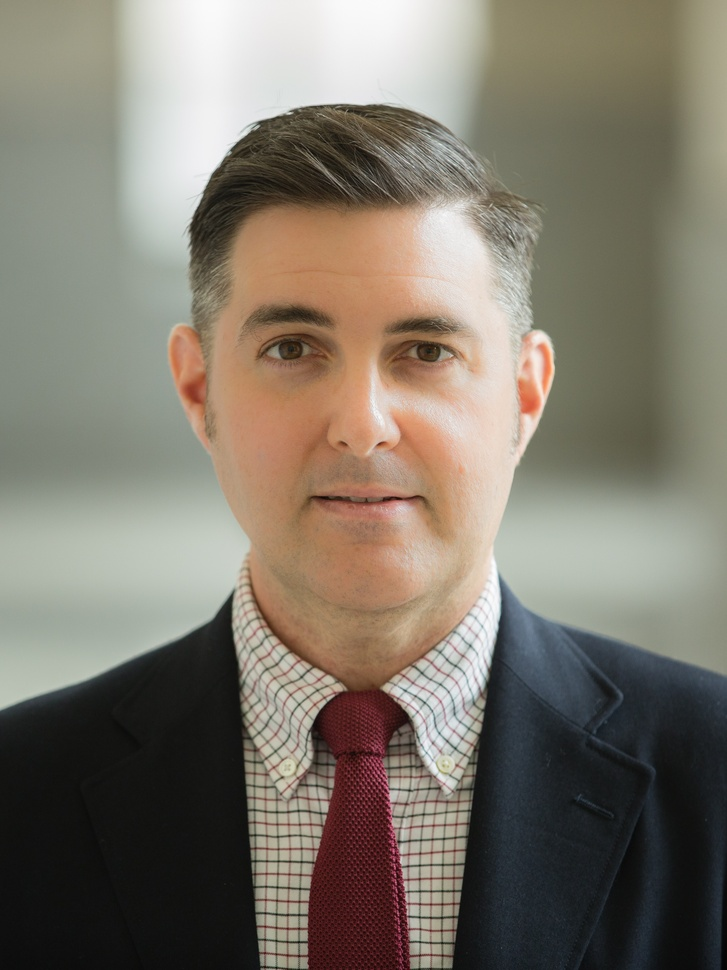
//> input picture image1.jpg, 727 x 970 px, shrunk from 2880 x 3840 before the run
$ ./serial image1.jpg   (built with g++ and OpenCV 4)
//> lines starting //> are read from the running program, lines starting //| are printed output that depends on the picture
#include <stdio.h>
#include <stdlib.h>
#include "opencv2/opencv.hpp"
#include <chrono>

using namespace cv;
using namespace std;

int b(int a, int b, int c) {
    int positive_count = 0;

    if (a > 0) {
        positive_count++;
    }
    if (b > 0) {
        positive_count++;
    }
    if (c > 0) {
        positive_count++;
    }

    return (positive_count >= 2) ? 1 : 0;
}

int main(int argc,char* argv[]) {
    auto start_time = std::chrono::high_resolution_clock::now();
    Mat image = imread(argv[1], IMREAD_GRAYSCALE);
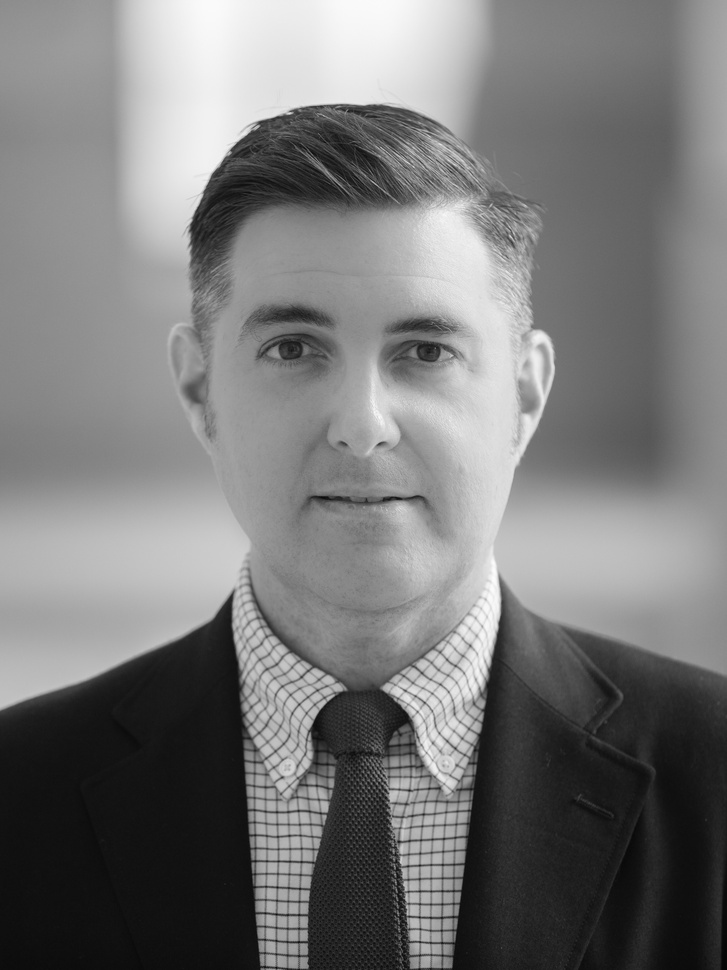
//> image: 970 rows x 727 cols, CV_8UC1; min 4, max 253, mean 120.3
    imwrite("grayscale_image.jpg", image);
    if (image.empty()) {
        printf("Image not found or could not be opened.\n");
        return 1;
    }
	//cout<<image;


    Mat result_image(image.rows, image.cols, CV_8UC1); // Create a new image to store the results
	auto image_load_time = std::chrono::high_resolution_clock::now();
	auto image_loading_duration = std::chrono::duration_cast<std::chrono::milliseconds>(image_load_time - start_time);

    for (int y = 1; y < image.rows; y++) {
        for (int x = 1; x < image.cols; x++)
        {

        			int C = image.at<uchar>(y, x);
            			int P0 = image.at<uchar>(y, x + 1);
            			int P1 = image.at<uchar>(y + 1, x + 1);
            			int P2 = image.at<uchar>(y + 1, x);
            			int P3 = image.at<uchar>(y + 1, x - 1);
            			int P4 = image.at<uchar>(y, x - 1);
            			int P5 = image.at<uchar>(y - 1, x - 1);
            			int P6 = image.at<uchar>(y - 1, x);
            			int P7 = image.at<uchar>(y - 1, x + 1);

            			int CP[8];
            			CP[0] = b(P7 - C, P0 - C, P1 - C);
            			CP[1] = b(P1 - C, P2 - C, P3 - C);
            			CP[2] = b(P3 - C, P4 - C, P5 - C);
            			CP[3] = b(P5 - C, P6 - C, P7 - C);
            			CP[4] = b(P6 - P0, C - P0, P2 - P0);
            			CP[5] = b(P4 - P2, C - P2, P0 - P2);
            			CP[6] = b(P2 - P4, C - P4, P6 - P4);
            			CP[7] = b(P0 - P6, C - P6, P4 - P6);

            			// Reverse the CP array and convert it to a decimal value
            			int decimal_value = 0;
            			for (int i = 7; i >= 0; i--) {
                			decimal_value = decimal_value * 2 + CP[i];
            			}
            			// Set the pixel value in the result image
            			result_image.at<uchar>(y, x)=static_cast<uchar>(decimal_value);
            		}

    }
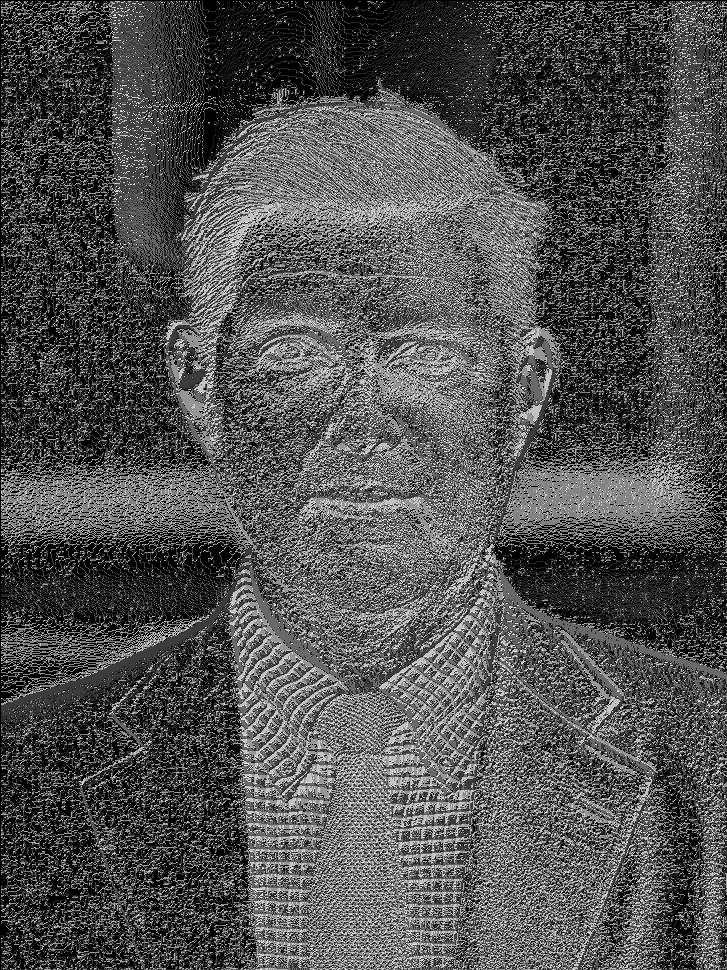
//> result_image: 970 rows x 727 cols, CV_8UC1; min 0, max 239, mean 80.4
auto end_time = std::chrono::high_resolution_clock::now();

    auto total_duration = std::chrono::duration<float, std::milli>(end_time - start_time);
    auto image_loading_duration_float = std::chrono::duration<float, std::milli>(image_loading_duration);
    auto ltcp_calculation_duration_float = total_duration - image_loading_duration_float;

    printf("Image loading time: %.3f milliseconds\n", image_loading_duration_float.count());
    printf("LTCP descriptor calculation time: %.3f milliseconds\n", ltcp_calculation_duration_float.count());
    printf("Total running time: %.3f milliseconds\n", total_duration.count());

    imwrite("result_image.jpg", result_image);
	return 0;
}
